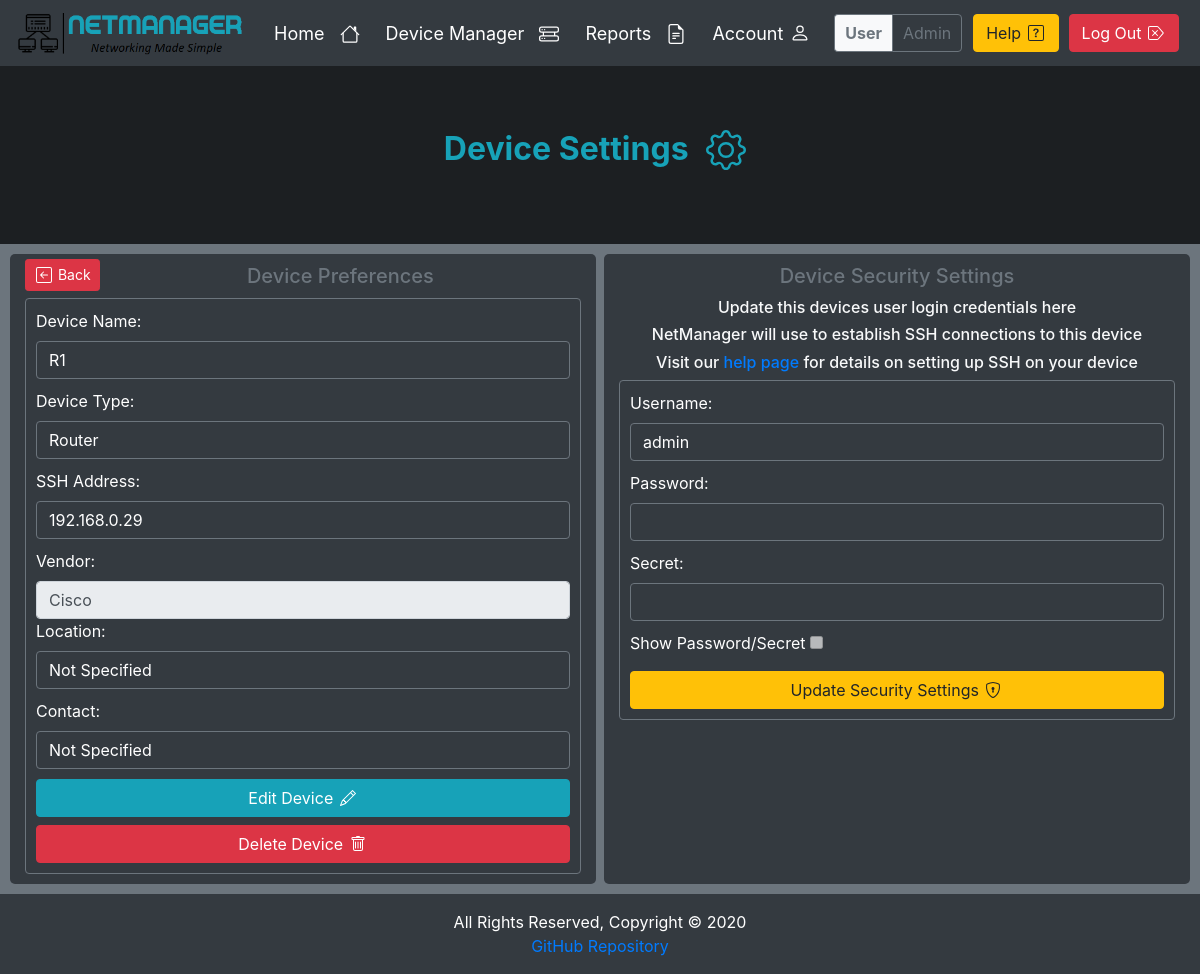
The app's page /devices/settings/20/ (signed in) with its own data.
### devices/models.py (models this page shows, shortened)
class Device(models.Model):
    id = models.AutoField(primary_key=True)
    user = models.ForeignKey(User, on_delete=models.CASCADE)
    name = models.CharField(max_length=250, null=False)
    type = models.CharField(max_length=250, null=False)
    host = models.CharField(max_length=250, null=False)
    vendor = models.CharField(max_length=250, null=False)
    location = models.CharField(max_length=250, default='Not Specified')
    contact = models.CharField(max_length=250, default='Not Specified')
    status = models.BooleanField(default=False, editable=False)
    def get_device(self):
        device = Device.objects.get(id=self)
        return device

class Security(models.Model):
    id = models.AutoField(primary_key=True)
    device = models.ForeignKey(Device, on_delete=models.CASCADE)
    username = models.CharField(max_length=250, blank=True, null=True)
    password = models.CharField(max_length=250, blank=True, null=True)
    secret = models.CharField(max_length=250, blank=True, null=True)
    def get_device_security(self):
        security = Security.objects.get(device=self)
        return security

### devices/views.py (the view, shortened to what this page needs)
# urls.py: path('settings/<int:device_id>/', login_required(DeviceSettings.as_view()), name='Device-Settings'),
class DeviceSettings(View):
    template = 'device_settings.html'
    success_redirect = 'devices:Device-Settings'
    exception_redirect = 'device:Device-Manager'
    def get(self, request, **kwargs):
        device_id = self.kwargs['device_id']
        d = Device.get_device(device_id)
        device_form = DeviceForm(instance=d)
        security_form = SecurityForm(instance=Security.get_device_security(device_id))
        args = {'device': d, 'security_form': security_form, 'device_form': device_form}
        return render(request, self.template, args)

### devices/forms.py
class SecurityForm(forms.ModelForm):
    username = forms.CharField(widget=forms.TextInput(attrs={'class': 'form-control textbox security', 'disabled': 'true'}))
    password = forms.CharField(widget=forms.PasswordInput(attrs={'class': 'form-control textbox security', 'disabled': 'true'}))
    secret = forms.CharField(widget=forms.PasswordInput(attrs={'class': 'form-control textbox security', 'disabled': 'true'}))
    class Meta:
        model = Security
        fields = [
            'username',
            'password',
            'secret',
        ]

class DeviceForm(forms.ModelForm):
    name = forms.CharField(label="Device Name", widget=forms.TextInput(attrs={'class': 'form-control textbox edit', 'disabled': 'true'}))
    type = forms.CharField(label="Device Type", widget=forms.TextInput(attrs={'class': 'form-control textbox edit', 'disabled': 'true'}))
    host = forms.CharField(label="SSH Address", widget=forms.TextInput(attrs={'class': 'form-control textbox edit', 'disabled': 'true'}))
    vendor = forms.CharField(label='Vendor', widget=forms.TextInput(attrs={'class': 'form-control', 'readonly': 'true'}), initial='Cisco')
    location = forms.CharField(label="Location", widget=forms.TextInput(attrs={'class': 'form-control textbox edit', 'disabled': 'true'}))
    contact = forms.CharField(label='Contact', widget=forms.TextInput(attrs={'class': 'form-control textbox edit', 'disabled': 'true'}))
    class Meta:
        model = Device
        fields = [
            'name',
            'type',
            'host',
            'vendor',
            'location',
            'contact',
        ]

### templates/device_settings.html (shortened to what this page needs)
{% extends 'base.html' %}
{% block jumbotron %}
    <h2 class="text-info font-weight-bold">Device Settings
    </h2>
{% endblock %}
{% block body %}
    <div class="row">
        <div class="col widget table-responsive">
            <a href="{% url 'devices:Device-Manager' %}" class="btn btn-danger btn-sm d-inline-block btn-back">
                Back
            </a>
            <h3 class="title d-inline-block">Device Preferences</h3>
            <div class="card card-custom">
                <form action="{% url 'devices:Device-Settings' device_id=device.pk %}" method="post">
                    <div class="text-left mb-2">
                        {{ device_form }}
                    </div>
                    <button class="btn btn-info btn-block mb-2" type="button" id="Edit" title="Edit Device">
                        Edit Device
                    </button>
                </form>
                <button class="btn btn-danger btn-block delete" type="button" title="Delete Device"
                        data-toggle="modal" data-target="#DeleteModal" id="{{ i.id }}"
                        onclick="getID(this.id)">
                    Delete Device
                </button>
            </div>
        </div>
        <div class="col widget table-responsive ml-2">
            <h3 class="title">Device Security Settings</h3>
            <h6 class="text-center">Update this devices user login credentials here</h6>
            <h6>NetManager will use to establish SSH connections to this device</h6>
            <h6>Visit our <a href="{% url 'accounts:help' %}" target="_blank">help page</a> for details on setting
                up SSH on your device</h6>
            <div class="card card-custom">
                <form action="{% url 'devices:Device-Settings' device_id=device.pk %}" method="post">
                    <div class="text-left mb-2">
                        {{ security_form }}
                        <label for="show_pass">Show Password/Secret</label>
                        <input type="checkbox" id="show_pass" disabled>
                    </div>
                    <button class="btn btn-warning btn-block" type="button" id="Security">
                        Update Security Settings
                    </button>
                </form>
            </div>
        </div>
    </div>
{% endblock %}

### templates/navbar.html (shortened to what this page needs)
{% load static %}
<nav class="navbar navbar-expand-lg nav" id="navbar">
    <div style="padding-right: 20px">
        <a href="{% url 'accounts:Index' %}">
            <img id="logo" src="{% static 'images/logo-dark.png' %}" alt="NetManager" style="width:230px;height:50px;">
        </a>
    </div>
    <div class="collapse navbar-collapse">
        {% if user.is_authenticated %}
            <ul class="navbar-nav mr-auto" style="font-size: 18px">
                <li class="nav-item">
                    <a class="nav-item nav-link link" href="{% url 'accounts:Index' %}">Home
                    </a>
                </li>
                <li class="nav-item">
                    <a class="nav-item nav-link link" href="{% url 'devices:Device-Manager' %}">Device Manager
                    </a>
                </li>
                <li class="nav-item">
                    <a class="nav-item nav-link link" href="{% url 'accounts:Reports' %}">Reports
                    </a>
                </li>
                <li class="nav-item">
                    <a class="nav-item nav-link link" href="{% url 'accounts:Profile' %}">Account
                    </a>
                </li>
            </ul>
            <div class="form-inline">
                <div class="form-inline nav-info">
                    <div class="info bg-light border border-secondary border-right-0 rounded-left">
                        <b>User</b>
                    </div>
                    <div class="info border border-secondary rounded-right">
                        {{ user.get_username }}
                    </div>
                </div>
                <a class="btn btn-warning nav-btn" href="{% url 'accounts:Help' %}" target="_blank" type="submit"
                   title="Help">Help
                </a>
                <button class="btn btn-danger nav-btn" type="button" data-toggle="modal"
                        data-target="#logout"
                        title="Log Out">
                    Log Out
                </button>
            </div>
        {% endif %}
    </div>
</nav>

### static/css/style.css (style rules this page uses)
html { scroll-behavior: smooth; }
body { background-color: #6c757d !important; text-align: center !important; color: #f8f9fa !important; display: flex; flex-direction: column; min-height: 100vh; }
.nav { background-color: #343a40; color: black; }
.link { color: white; }
.nav-info { padding: 6px; cursor: pointer; }
.info { padding: 6px 10px; color: #6c757d; }
.nav-btn { margin-left: 5px; margin-right: 5px; }
.nav-icon { margin-left: 10px; margin-right: 10px; margin-bottom: 2px; }
.btn-icon { margin-left: 2px; margin-right: 2px; margin-bottom: 3px; }
.btn-back { margin-top: 5px; margin-bottom: 5px; float: left; }
.title { font-size: 20px; margin-top: 10px; margin-bottom: 10px; text-align: center; color: #6c757d; }
.textbox { background-color: #343a40 !important; color: white !important; border: solid #6c757d 1px !important; margin-bottom: 10px; }
.widget { background-color: #343a40; border-radius: 5px; min-height: auto; }
.card-custom { background-color: #343a40 !important; color: white !important; border: solid #6c757d 1px !important; padding: 10px; margin-bottom: 10px; text-align: left; }

### records on screen
Device: name "R1", type "Router", host "192.168.0.29", vendor "Cisco", location "Not Specified", contact "Not Specified"
Security: username "admin"

### other values on screen
{{ user.get_username }} "Admin"
